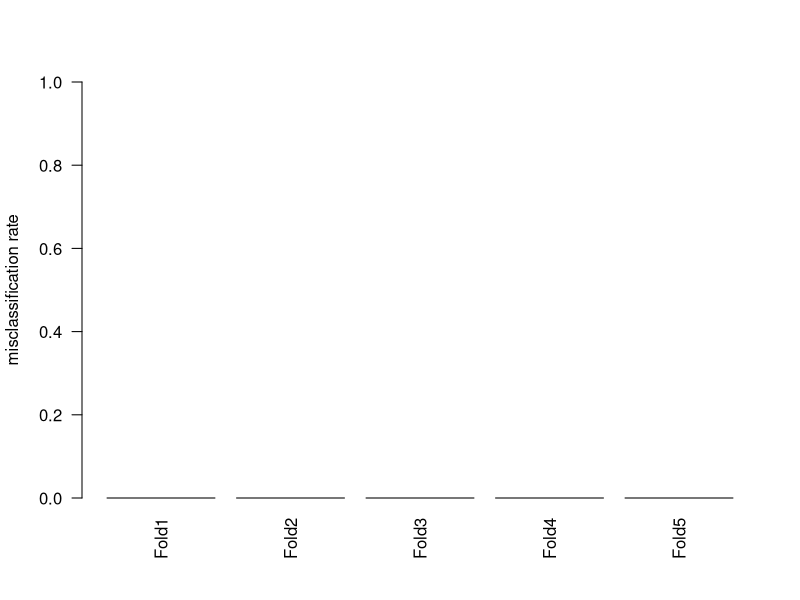
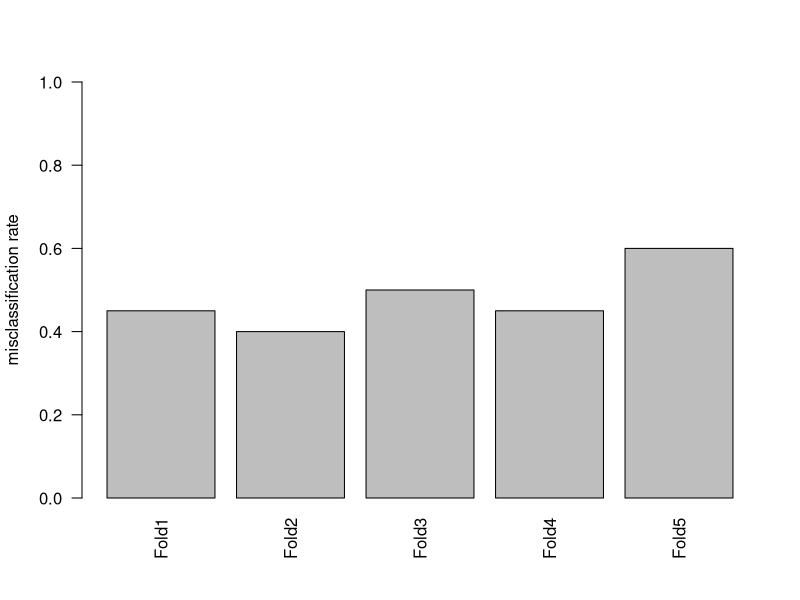

Here is the R script that generated these plots, in order:
# fast row t-test for equal sample sizes and equal variance
# the hypothesis test is two-sided
row_ttest <- function(X, y) {
  library(matrixStats)
  X1 <- X[, y == levels(y)[1]]
  X2 <- X[, y == levels(y)[2]]
  spool <- sqrt( (rowVars(X1) + rowVars(X2)) / 2 )
  tstat <- (rowMeans(X1) - rowMeans(X2)) / spool / sqrt(4 / ncol(X))
  df <- ncol(X) - 2
  p <- pt(tstat, df)
  pmin(p, 1 - p) * 2
}

########################################

generate_random_data <- function(
  # number of samples in the random data
  nsamples = 1e2,
  # number of features in the random data
  nfeatures = 1e5
) {
  # the features
  X <- matrix(
    rnorm(nsamples * nfeatures),
    nrow = nfeatures,
    ncol = nsamples
  )
  # the class labels
  y <- gl(2, nsamples / 2)
  list(
    X = X,
    y = y
  )
}

########################################

# load some libraries
library(caret)
library(e1071)

# set the seed
set.seed(123)

# generate some data
Xy <- generate_random_data()
X <- Xy$X
y <- Xy$y

# apply the t-test filter
selected <- row_ttest(X, y) < 0.1

# Train an SVM to predict the class label,
# and estimate the misclassification rate by
# cross-validation.
folds <- createFolds(y, k = 5)
cv <- unlist(lapply(folds, function(fold) {
  # train and test a model
  fit <- svm(x = t(X[selected, -fold]), y = y[-fold])
  pred <- predict(fit, newdata = t(X[selected, fold]))
  ct <- table(pred, y[fold])
  # get the misclassification rate
  1 - sum(diag(ct)) / sum(ct)
}))
barplot(
  cv, ylim = c(0, 1), las = 2,
  ylab = "misclassification rate"
)

########################################

# load some libraries
library(caret)
library(e1071)

# set the seed
set.seed(123)

# generate some data
Xy <- generate_random_data()
X <- Xy$X
y <- Xy$y

# Train an SVM to predict the class label,
# and estimate the misclassification rate by
# cross-validation.
folds <- createFolds(y, k = 5)
cv <- unlist(lapply(folds, function(fold) {
  # apply the t-test filter within the cross-validation loop!
  selected <- row_ttest(X[,-fold], y[-fold]) < 0.1
  # train and test a model
  fit <- svm(x = t(X[selected, -fold]), y = y[-fold])
  pred <- predict(fit, newdata = t(X[selected, fold]))
  ct <- table(pred, y[fold])
  # get the misclassification rate
  mean(pred != y[fold])
}))
barplot(
  cv, ylim = c(0, 1), las = 2,
  ylab = "misclassification rate"
)
